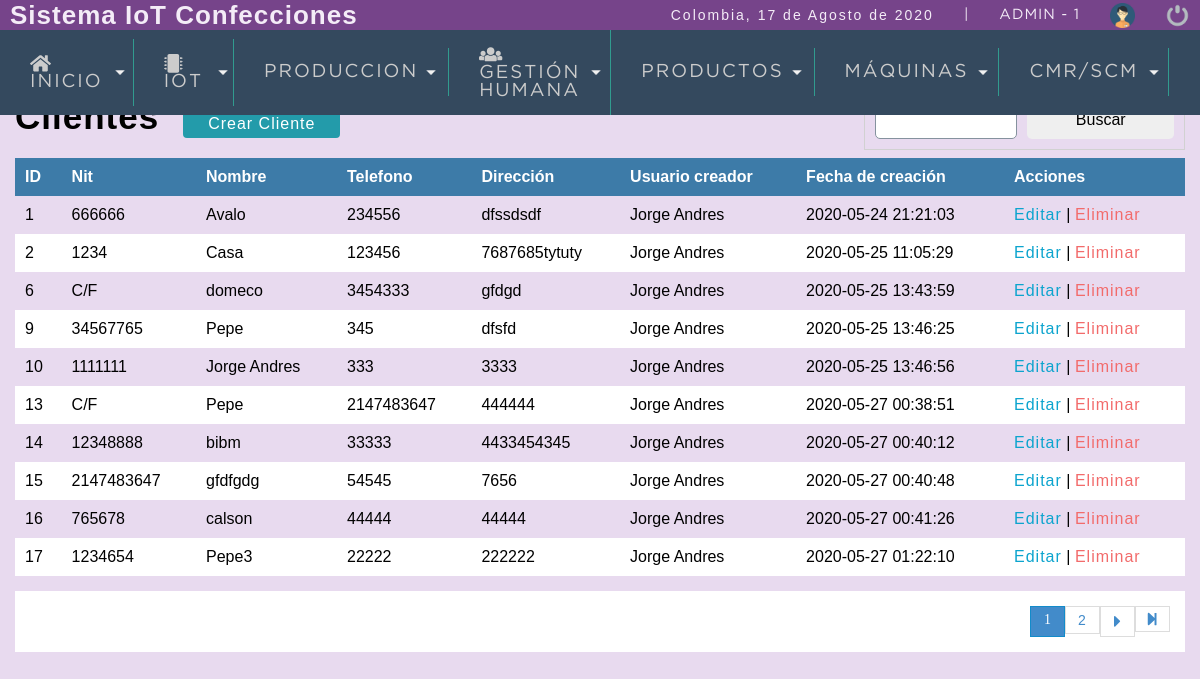
The page /sistema/lista_clientes.php (signed in) on the database its author committed.
### tables this page shows
CREATE TABLE `cliente` (
  `idcliente` int(11) NOT NULL,
  `nit` int(11) DEFAULT NULL,
  `nombre` varchar(80) DEFAULT NULL,
  `telefono` int(11) DEFAULT NULL,
  `direccion` mediumtext DEFAULT NULL,
  `usuario_id` int(11) NOT NULL,
  `status` int(11) NOT NULL DEFAULT 1,
  `dateadd` datetime NOT NULL DEFAULT current_timestamp(),
  `updated_at` datetime DEFAULT NULL,
  `deleted_at` datetime DEFAULT NULL
);

CREATE TABLE `usuario` (
  `idusuario` int(11) NOT NULL,
  `nombre` varchar(50) DEFAULT NULL,
  `correo` varchar(100) DEFAULT NULL,
  `usuario` varchar(15) DEFAULT NULL,
  `clave` varchar(100) DEFAULT NULL,
  `rol` int(11) DEFAULT NULL,
  `status` int(11) NOT NULL DEFAULT 1,
  `created_at` datetime DEFAULT current_timestamp(),
  `updated_at` datetime DEFAULT NULL,
  `deleted_at` datetime DEFAULT NULL
);

### sistema/calculonumpaginas.php (called while the page is built, shortened)
<?php
	$por_pagina=10;
	if(empty($_REQUEST['pagina'])){
		$pagina=1;
	}else{
		$pagina=$_REQUEST['pagina'];
	}
	$desde=($pagina-1)*$por_pagina;
?>

### sistema/lista_clientes.php (the view, shortened to what this page needs)
<?php
	include "includes/scripts.php";
?>
<!DOCTYPE html>
<html lang="en">
<head>
</head>
<body>
	<?php  include "includes/header.php"; ?>
	<section id="container">
		<h1>Clientes</h1>
		<a href="registro_cliente.php" class="btn_new">Crear Cliente</a>
		<form action="buscar_cliente.php" method="get" class="form_search">
			<input type="text" name="busqueda" id="busqueda">
			<input type="submit" value="Buscar" class="btn_search">
		</form>
		<table>
			<tr>
				<th>ID</th>
				<th>Nit</th>
				<th>Nombre</th>
				<th>Telefono</th>
				<th>Dirección</th>
				<th>Usuario creador</th>
				<th>Fecha de creación</th>
				<th>Acciones</th>
			</tr>
			<?php
				include "../conexion.php";
				include "calculonumpaginas.php";
				$query = mysqli_query($conexion,"SELECT u.idcliente, u.nit, u.nombre AS'nombreempresa', u.telefono, u.direccion, r.nombre AS 'nombreusuario', u.dateadd FROM cliente u INNER JOIN usuario r ON u.usuario_id = r.idusuario WHERE u.status=1 ORDER BY u.idcliente ASC LIMIT $desde,$por_pagina");
				$result = mysqli_num_rows($query);
				if($result>0){
					while ($data=mysqli_fetch_array($query)) {
						if($data['nit']==0){
							$nit='C/F';
						}else{
							$nit=$data['nit'];
						}
						?>
							<tr>
								<td><?php echo $data['idcliente']; ?></td>
								<td><?php echo $nit; ?></td>
								<td><?php echo $data['nombreempresa']; ?></td>
								<td><?php echo $data['telefono']; ?></td>
								<td><?php echo $data['direccion']; ?></td>
								<td><?php echo $data['nombreusuario']; ?></td>
								<td><?php echo $data['dateadd']; ?></td>
								<td>
									<a class="link_edit" href="editar_cliente.php?id=<?php echo $data['idcliente']; ?>">Editar</a>
									<?php
										if($_SESSION['rol']==1 || $_SESSION['rol']==5){ ?>
											| <a class="link_delete" href="eliminar_confirmar_cliente.php?id=
											<?php echo $data['idcliente']; ?>">Eliminar</a>
										<?php
										}
									?>
								</td>
							</tr>
						<?php
					}
				}
			?>
		</table>
		<?php include "paginador.php"; ?>
	</section>
</body>
</html>

### sistema/css/style1.css (style rules this page uses)
* { margin: 0; padding: 0; box-sizing: border-box; }
body { background: #E8DAEF; }
h1, h2, h3, h4, h5, h6 { font-family: 'arial'; font-weight: bold; letter-spacing: 1px; }
h1 { font-size: 26px; }
a { text-decoration: none; font-family: arial; letter-spacing: 1px; }
#container { padding: 90px 15px 15px; }
form { background: #FFA; margin: auto; padding: 20px 50px; border: 1px solid #d1d1d1; }
input,select { display: block; width: 100%; font-size: 12pt; padding: 5px; border: 1px solid #85929e; border-radius: 5px; }
#container h1 { font-size: 35px; display: inline-block; }
.btn_new { display: inline-block; background: #239baa; color: #FFF; padding: 5px 25px; border-radius: 4px; margin: 20px; }
table { border-collapse: collapse; font-size: 12pt; font-family: 'arial'; width: 100%; }
table th { text-align: left; padding: 10px; background: #3d7ba8; color: #FFF; }
table tr:nth-child(odd) { background: #FFF; }
table td { padding: 10px; }
.link_edit { color: #0ca4ce; }
.link_delete { color: #f26b6b; }
.form_search { display:-webkit-flex; display: -moz-flex; display: -ms-flex; display: -o-flex; display: flex; float: right; background: initial; padding: 10px; border-radius: 10px<, }
.form_search .btn_search { background: #1faac8 color: #FFF; padding: 10px; border: 0; cursor: pointer; margin-left: 10px; display: -webkit-flex; display: -moz-flex; display: -ms-flex; display: -o-flex; display: flex; border-radius: 5px; }

### rows shown on the page
cliente: idcliente "1", nit "666666", nombre "Avalo", telefono "234556", direccion "dfssdsdf", usuario.nombre "Jorge Andres", dateadd "2020-05-24 21:21:03"
cliente: idcliente "2", nit "1234", nombre "Casa", telefono "123456", direccion "7687685tytuty", usuario.nombre "Jorge Andres", dateadd "2020-05-25 11:05:29"
cliente: idcliente "6", nit "C/F", nombre "domeco", telefono "3454333", direccion "gfdgd", usuario.nombre "Jorge Andres", dateadd "2020-05-25 13:43:59"
cliente: idcliente "9", nit "34567765", nombre "Pepe", telefono "345", direccion "dfsfd", usuario.nombre "Jorge Andres", dateadd "2020-05-25 13:46:25"
cliente: idcliente "10", nit "1111111", nombre "Jorge Andres", telefono "333", direccion "3333", usuario.nombre "Jorge Andres", dateadd "2020-05-25 13:46:56"
cliente: idcliente "13", nit "C/F", nombre "Pepe", telefono "2147483647", direccion "444444", usuario.nombre "Jorge Andres", dateadd "2020-05-27 00:38:51"
cliente: idcliente "14", nit "12348888", nombre "bibm", telefono "33333", direccion "4433454345", usuario.nombre "Jorge Andres", dateadd "2020-05-27 00:40:12"
cliente: idcliente "15", nit "2147483647", nombre "gfdfgdg", telefono "54545", direccion "7656", usuario.nombre "Jorge Andres", dateadd "2020-05-27 00:40:48"
cliente: idcliente "16", nit "765678", nombre "calson", telefono "44444", direccion "44444", usuario.nombre "Jorge Andres", dateadd "2020-05-27 00:41:26"
cliente: idcliente "17", nit "1234654", nombre "Pepe3", telefono "22222", direccion "222222", usuario.nombre "Jorge Andres", dateadd "2020-05-27 01:22:10"

### other values the page prints
fechaC() "17 de Agosto de 2020"
$_SESSION['user'] "ADMIN"
$_SESSION['rol'] "1"
